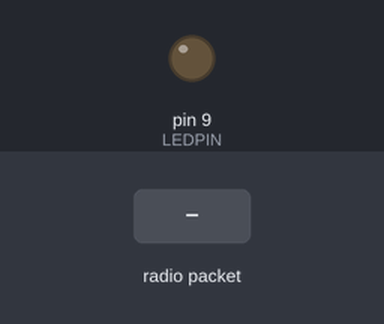
This program was run on a simulated Arduino Uno, built for the host (arithmetic inside an expression is 32-bit, double 64-bit). Shown: output pins drawn as LEDs (lit = HIGH). Inputs (shaded band) come from the test bench. No radio packets arrive unless stated; what the program prints to the serial monitor is not drawn.

Above: at 1.8 s.
1.9 s: radio packet "1" arrives
At 2.05 s:
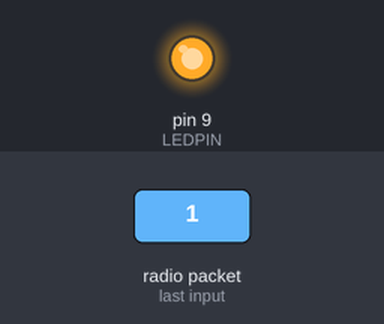
Timing chart, 0 to 4.9 s (numbered marks = the images above; inputs shaded):
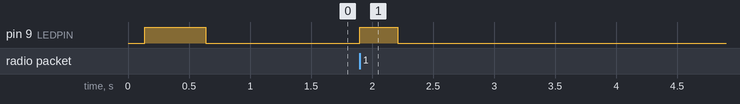

Measured:
- after the input at 1.9 s, pin 9 (LEDPIN): LOW → HIGH at once, → LOW 0.31 s later

The program:

main.cpp
```cpp
/*
 * Note-Started using template Jan 2016 for compiler V 1.6.7
 * @TODO-always remember to update version history and programed compiled with below
 *
 * Circuit details below:
 *
 *
 */

//*****library inclusions below
// needed for platforIO, not needed if using arduino IDE
#include <Arduino.h>
// needed for radiohead library
#include <SPI.h>
// radiohead library. Others availabe. This one works with Semtech SX1276/77/78/79, Modtronix inAir4 and inAir9, and HopeRF RFM95/96/97/98 and other similar LoRa capable radios. (http://www.airspayce.com/mikem/arduino/RadioHead/index.html?utm_source=platformio&utm_medium=piohome)
#include <RH_RF95.h>

//*****global variables below
// general global variables
float firmwareV;       //@TODO-change to float
boolean debug = false; // enable verbose debug messages to serial
// pin to show recepit of message
#define LEDPIN 9

// for radio
// multiple instances possible but each instance must have its own interrupt and slave select pin. @TODO-check these pins are correct for moteino,
#define RFM95_CS 10 // chip select for SPI
#define RFM95_INT 2 // interupt pin
RH_RF95 rf95(RFM95_CS, RFM95_INT);
unsigned long nodeID = 100001; // up to 2 million for lorawan?
//@TODO-move other parameters up here for easy setting
float frequency = 920.0; // Specify the desired frequency in MHz
//@TODO-is this the right data type??
uint8_t spreadingFactor = 12;  // 6 to 12. A higher spreading factor increases the Signal to Noise Ratio (SNR), and thus sensitivity and range, but also increases the airtime of the packet. The number of chips per symbol is calculated as 2SF . For example, with an SF of 12 (SF12) 4096 chips/symbol are used. Each increase in SF halves the transmission rate and, hence, doubles transmission duration and ultimately energy consumption.
long signalBandwidth = 125000; // 7.8 to 500 kHz. typical values are 125000 ,250000 or 500000 Hz. Higher BW gives a higher data rate (thus shorter time on air), but a lower sensitivity.  Lower BW also requires more accurate crystals (less ppm).  Set bandwidth to the lowest (125 kHz). July 2023- 62500 Hz works with 1/2 dipole but unreliably. 41700 Hz does not work (tried 1/4 monopole, helical and 1/2 dipole for tx and 1/2 dipole for rx)

//****************functions- if declared before used, don't need Function Prototypes (.h) file? @TODO-is this preferred format for C++?

void fcn()
{
  // this is a description of this function
  // var1-defintion
}

void setup()
{
  firmwareV = 1.4;
  /*
   * Version history:
   * V1.0-initial
   * V1.1-added ability to not send ACKs to other ACKs and print signal infromation
   * V1.2-changed the way messages are sent to serial slightly
   * V1.3-changed message format
   * V1.4-added custom delimiter varaiable
   *
   * @TODO:
   * Only send ACK if ACK received from host computer
   * If not receiving ACKs from host computer, reboot it using a pin
   * change from a boolean debug variable to a log level byte variable
   * allow log level set from serial
   * allow frequency set from serial
   * allow set nodeID from serial
   * store nodeID in EEPROM
   * make it send firmware and nodeID in response to serial data
   */
  Serial.begin(9600);
  Serial.println();
  Serial.println();
  Serial.println(F("SETUP-Compiled with VScode and PlatformIO")); //@TODO-update this whenever compiling or get platformIO to do it automatically
  Serial.println(F("SETUP-and librarys:mikem/RadioHead, SPI.h"));
  Serial.print(F("SETUP-RFM95 receiver V"));
  Serial.println(firmwareV);
  Serial.println(F("SETUP-This program prints the lora messages received to the serial monitor."));

  // set pin(s) to output mode and do a test
  pinMode(LEDPIN, OUTPUT);
  digitalWrite(LEDPIN, HIGH);
  delay(500);
  digitalWrite(LEDPIN, LOW);

  // start RFM95 radio
  if (!rf95.init())
  {
    Serial.println("ERROR-RFM95 initialization failed, can't do anything else! Reset me to try again.");
    digitalWrite(LEDPIN, HIGH);
    while (1)
      ;
  }

  // Set RFM95 transmission parameters
  // Note- some set functions do not return anything so don't need to check for sucess.
  // These 5 paramenter settings results in max range. The allowed values also come from this source (source:M. Bor and U. Roedig, “LoRa Transmission Parameter Selection,” in 2017 13th International Conference on Distributed Computing in Sensor Systems (DCOSS), Jun. 2017, pp. 27–34. doi: 10.1109/DCOSS.2017.10.)
  //  Set transmit power to the maximum (20 dBm), @TODO-check 2nd value. false is if PA_BOOST pin is used and true is RFO pin is used on RFM95 module
  rf95.setTxPower(20, false); //-4 to 20 in 1 dB steps
  // Set coding rate to the highest (4/8)
  rf95.setCodingRate4(8); // 5 to 8. offers protection against bursts of interference, A higher CR offers more protection, but increases time on air.
  // Set spreading factor to the highest (SF12)
  rf95.setSpreadingFactor(spreadingFactor);
  // Set bandwidth to the lowest (125 kHz). July 2023- 62500 Hz works with 1/2 dipole but unreliably. 41700 Hz does not work (tried 1/4 monopole, helical and 1/2 dipole for tx and 1/2 dipole for rx)
  rf95.setSignalBandwidth(signalBandwidth);
  // Set the desired frequency @TODO-how to set for optimal range?
  if (!rf95.setFrequency(frequency))
  {
    Serial.println("ERROR-Failed to set frequency!");
    digitalWrite(LEDPIN, HIGH);
    while (1)
      ;
  }

  //@TODO-consider:
  //rf95.setPromiscuous(true);
//rf95.setThisAddress(uint8_t thisAddress);

  Serial.println(F("INFO-RFM95 initialized."));
  if (debug)
  {
    Serial.println(F("DEBUG-All device registers:"));
    rf95.printRegisters();
    Serial.println();
  }
  Serial.print(F("INFO-Device version from register 42: "));
  Serial.println(rf95.getDeviceVersion());
  Serial.print(F("INFO-nodeID set to: "));
  Serial.println(nodeID);
  //@TODO-consider printing other things like maxMessageLength() (http://www.airspayce.com/mikem/arduino/RadioHead/classRH__RF95.html#ab273e242758e3cc2ed2679ef795a7196)

} // end setup fcn

void loop()
{

  if (rf95.available()) // note- do not need to delay because .available() returns true only if there is a new, complete, error free message
  {
    digitalWrite(LEDPIN, HIGH);

    uint8_t buf[RH_RF95_MAX_MESSAGE_LEN];
    uint8_t len = sizeof(buf);

    if (rf95.recv(buf, &len)) // recv wants two pointers. You don't need to use &buf because C++ returns the address to the first element &len returns memory address of len
    {
      static unsigned long messageCounter = 1;

      const char delim = '\'';
      if (messageCounter == 1) // print header if this is the first message
      {
        //@TODO-get this to update with the delim
        // Serial.println(F("'S1'rssi'snr'frequencyError'bytes received'SpreadingFactor'SignalBandwidth'Frequency'M1'[message contents]'"));
        Serial.print(delim);
        Serial.print(F("N1"));
        Serial.print(delim);
        Serial.print(F("message counter (local to this device)"));
        Serial.print(delim);
        // extra space for another field later
        Serial.print(delim);
        // extra space for another field later
        Serial.print(delim);
        Serial.print(F("S1"));
        Serial.print(delim);
        Serial.print(F("rssi"));
        Serial.print(delim);
        Serial.print(F("snr"));
        Serial.print(delim);
        Serial.print(F("frequencyError"));
        Serial.print(delim);
        Serial.print(F("bytes received"));
        Serial.print(delim);
        Serial.print(F("SpreadingFactor"));
        Serial.print(delim);
        Serial.print(F("SignalBandwidth"));
        Serial.print(delim);
        Serial.print(F("Frequency"));
        Serial.print(delim);
        // extra space for another field later
        Serial.print(delim);
        // extra space for another field later
        Serial.print(delim);
        // extra space for another field later
        Serial.print(delim);
        // extra space for another field later
        Serial.print(delim);
        Serial.print(F("M1"));
        Serial.print(delim);
        Serial.print(F("[message contents]"));
        Serial.println(delim);
      }
      // print the signal info first since this will always be the same
      int16_t rssi = rf95.lastRssi();
      int snr = rf95.lastSNR();
      int freqError = rf95.frequencyError();

      //@TODO-consider adding these:
      //rf95.headerFlags();
      //rf95.headerFrom();
      //rf95.headerId();
      //rf95.headerTo();
      //rf95.rxBad();//may not be accurate
      //rf95.rxGood();
      Serial.print(delim);
      Serial.print(F("N1"));
      Serial.print(delim);
      Serial.print(messageCounter);
      Serial.print(delim);
      // extra space for another field later
      Serial.print(delim);
      // extra space for another field later
      Serial.print(delim);
      Serial.print(F("S1"));
      Serial.print(delim);
      Serial.print(rssi);
      Serial.print(delim);
      Serial.print(snr);
      Serial.print(delim);
      Serial.print(freqError);
      Serial.print(delim);
      Serial.print(len);
      Serial.print(delim);
      Serial.print(spreadingFactor);
      Serial.print(delim);
      Serial.print(signalBandwidth);
      Serial.print(delim);
      Serial.print(frequency);
      Serial.print(delim);
      // extra space for another field later
      Serial.print(delim);
      // extra space for another field later
      Serial.print(delim);
      // extra space for another field later
      Serial.print(delim);
      // extra space for another field later
      Serial.print(delim);
      buf[len] = '\0'; // Null-terminate the received message to treat it as a string
      Serial.print(F("M1"));
      Serial.print(delim);
      Serial.print((char *)buf); // casts this as a chracter array?? @TODO-check
      Serial.println(delim);

      // return ACK message, if needed
      //@TODO-add support for requesting an ack message or not
      //@TODO-add support to not print ACKs to serial
      static boolean ackReq = true;
      const char *ackMessage = "ACK";                                                   // Acknowledgment message, careful changing this as firmware update of all nodes will be needed. All receive nodes set to not send ACKs to this specific message
      boolean messageIsACK = strncmp((char *)buf, ackMessage, strlen(ackMessage)) == 0; // compaire the first characters of buffer to see if this is ACK message

      delay(100);                  //@TODO-add method to increase this if we keep getting the same message
      if (ackReq && !messageIsACK) // if ack requested and this is not an ACK message itself
      {
        // Send an acknowledgment back to the sender
        rf95.send((uint8_t *)ackMessage, strlen(ackMessage));
        rf95.waitPacketSent();
        if (debug)
        {
          Serial.println("INFO-Sent ACK message.");
        }
      }
      else
      {
        if (debug)
        {
          Serial.println("INFO-not sending ACK message.");
        }
      }

      messageCounter++;
      digitalWrite(LEDPIN, LOW);
    }
  }

  static unsigned long previousMillis = 0;
  // Get the current time
  unsigned long currentMillis = millis();
  if (debug && (currentMillis - previousMillis >= 300000))
  { // print a test message to serial, even if no transmission, 300000=5 min
    digitalWrite(LEDPIN, HIGH);
    // Reset the timer
    previousMillis = currentMillis;
    Serial.println(F("DEBUG-test serial message. Set to send at repeatable time interval."));
    delay(100);
    digitalWrite(LEDPIN, LOW);
  }

} // end loop fcn
```
